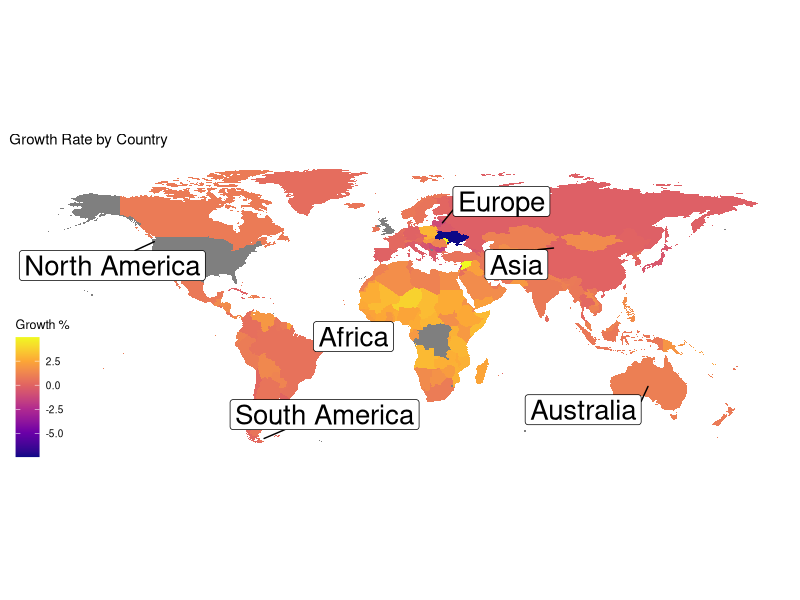
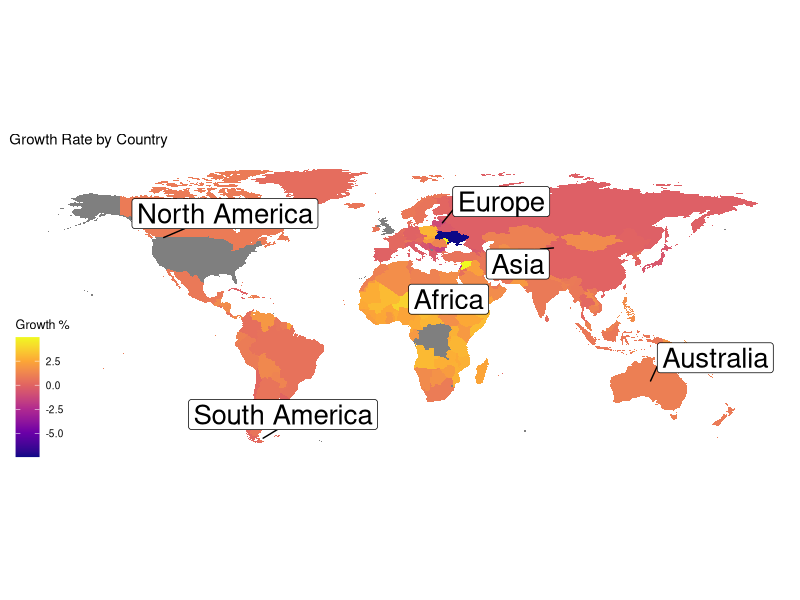

Source code (R) for these figures, in order:
# Load the necessary libraries
library(dplyr)
library(ggplot2)
library(tidyverse)
library(ggrepel)
library(ggthemes)

# Import the world_population.csv dataset
world_population <- read.csv("world_population_data.csv")

# Remove '%' from growth_rate column
world_population <- world_population %>%
  mutate(growth_rate = as.numeric(sub("%", "", growth_rate)))

# Create dataframe for world coordinates using map_data
world_coordinates <- map_data("world")

# Add map_data data, remove Antarctica, and join by region
world_map <- map_data("world") %>%
  filter(region != "Antarctica") %>%
  left_join(world_population, by = c("region" = "country"))

# Create label data for World
label_data <- world_map %>%
  group_by(continent) %>%
  filter(row_number() == 25, continent != "Antarctica") %>%
  # Set North America long and lat to USA for display purposes
  # Set Australia coordinates and change Oceania label
  mutate(
    long = ifelse(continent == "North America", -120.7401, long),
    lat = ifelse(continent == "North America", 47.7511, lat),
    long = ifelse(continent == "Africa", 7.4951, long),
    lat = ifelse(continent == "Africa", 9.0579, lat),
    long = ifelse(continent == "Europe", 25.2822, long),
    lat = ifelse(continent == "Europe", 54.8900, lat),
    long = ifelse(continent == "Asia", 87.6168, long),
    lat = ifelse(continent == "Asia", 43.8256, lat),
    long = ifelse(continent == "Oceania", 133.7751, long),
    lat = ifelse(continent == "Oceania", -25.2744, lat),
    continent = ifelse(continent == "Oceania", "Australia", continent)
  )

# Create a geom_polygon plot using ggplot2
print(ggplot(world_map) +
  geom_polygon(aes(long, lat, group = group, fill = growth_rate)) +
  coord_quickmap() +
  scale_fill_viridis_c(option = "plasma") +

  # Add labels to the plot
  labs(fill = "Growth %") +
  ggtitle("Growth Rate by Country") +

  # Use geom_label_repel for continent labels
  geom_label_repel(
    data = label_data, aes(x = long, y = lat, label = continent),
    size = 7, max.overlaps = 5,
    box.padding = .5, point.padding = .5
  ) +

  # Tweak display of theme
  theme_map())

# Save the plot as a file
ggsave("world_plot.jpg", dpi = 300)
